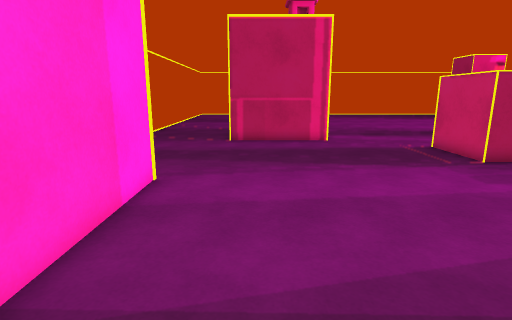
[1] (above)

20 first-person views from a walk through a Unity game level. The camera is 1.5 m above the floor, tilts 12° down and sees 80° across. The floor is counted in squares, 0.65 m on a side. Each view is taken from the middle of a square. On the plan, view 1 faces up. The plan holds only what a view shows up to about 18 squares ahead; the rest is blank. The place goes on beyond the plan. The player character is not drawn. Some surface patterns are stand-ins.

[2]
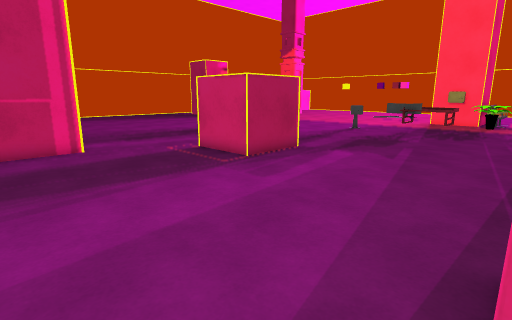

[3]
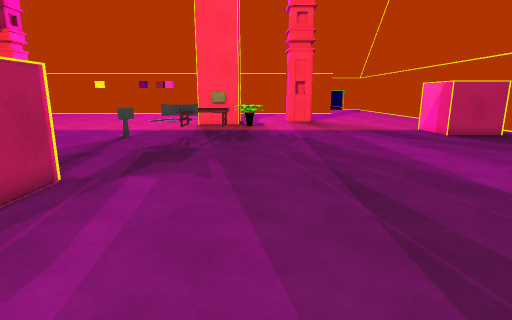

[4]
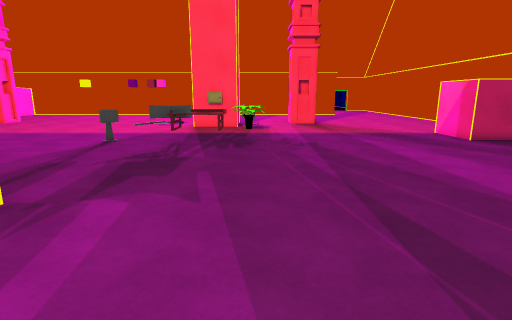

[5]
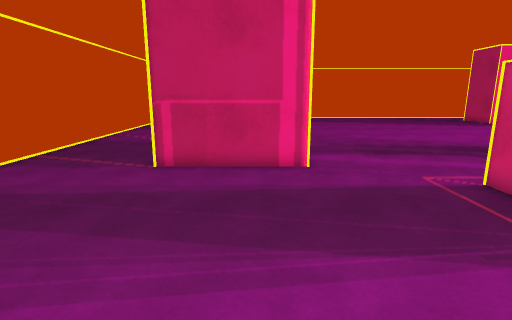

[6]
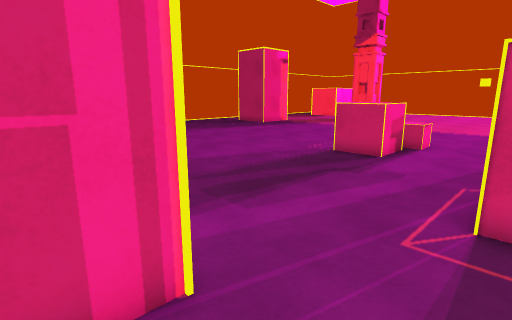

[7]
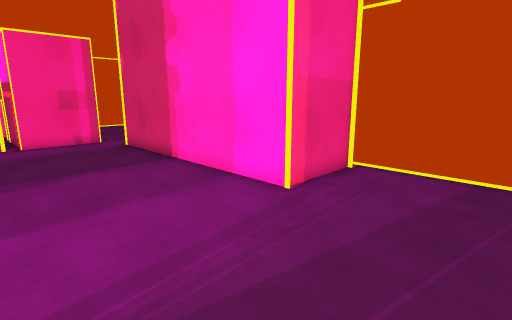

[8]
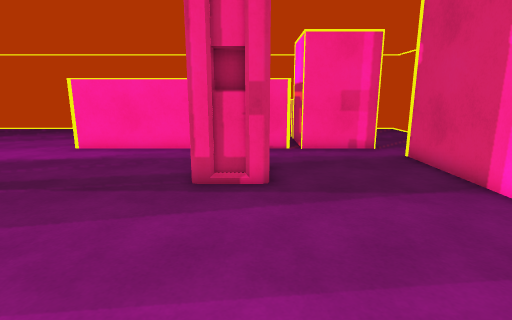

[9]
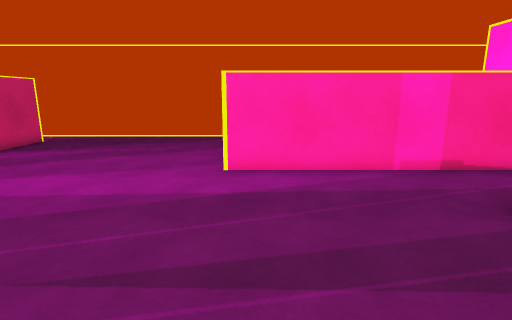

[10]
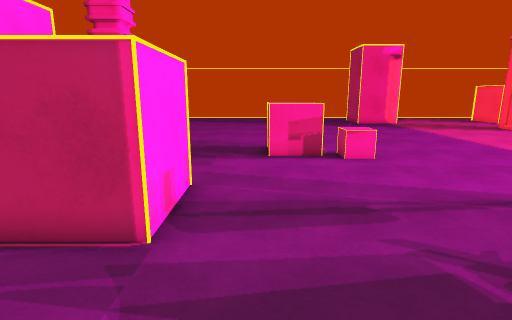

[11]
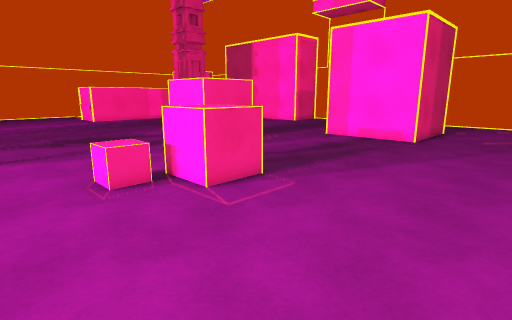

[12]
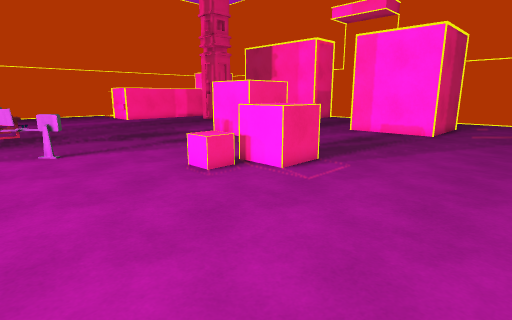

[13]
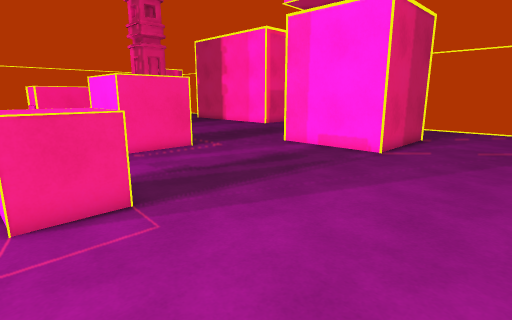

[14]
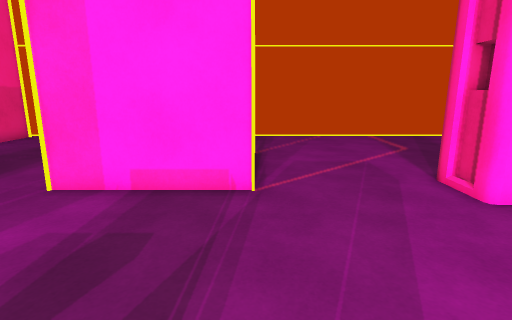

[15]
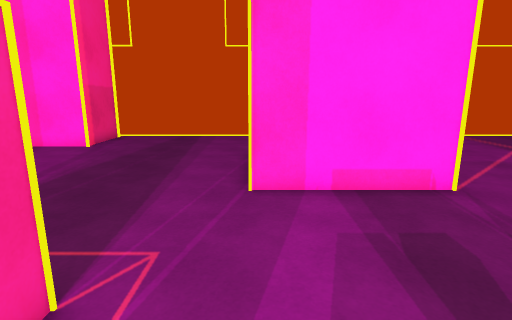

[16]
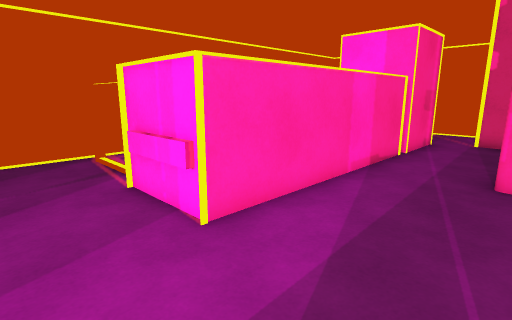

[17]
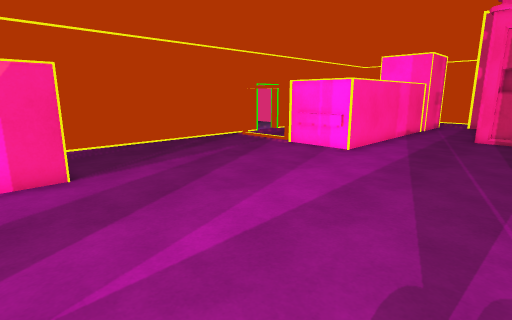

[18]
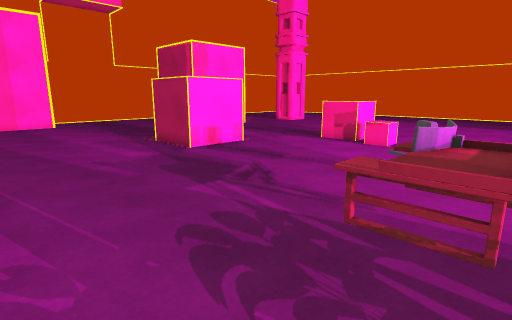

[19]
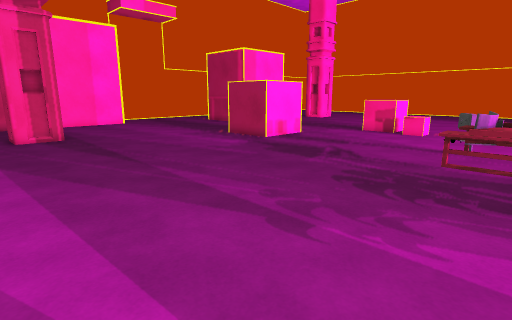

[20]
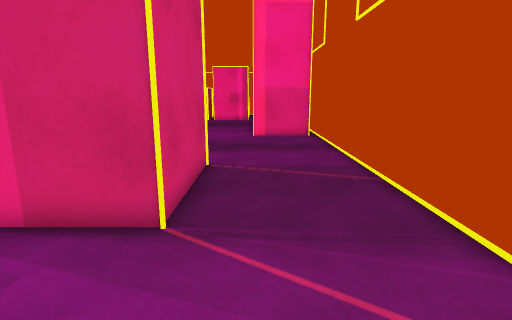

### Floor plan
Key: @ floor where view 1 was taken; # wall or solid block; . floor; E desk; M monitor; O other object.
Columns run from 7 left of view 1 to 23 right of it. Each row starts with its distance up from view 1.
 26 #.........###. .............  .
 25 #............................
 24 #............................
 23 #..............................
 22 #..............................
 21 #.....######...................
 20 #.....#    #.........OO........
 19 #.....#    #........OOOO.......
 18 #.....#    #........ OOOO......
 17 #.....#    #...........OO......
 16 #.....######...................
 15 #.............................
 14 #..............OOOO...........
 13 #..............O  O........O..
 12 #..............O  O........OO.
 11 #..............OOOO........OO..
 10 #...........................OM.
  9 #...........................MME
  8 #####.......................EEE
  7     #.......................EEE
  6     #..........................
  5     #..........................
  4     #..........................
  3     #..........................
  2     #.....###..................
  1     #.....###.................
  0     #..@..###.................
 -1     #..........................
 -2 #   #..........................
 -3 #....OOOO##########............
 -4 #....   O##########............
 -5    ..   O         #............
 -6   ...   O         #.........OOO
 -7   ..    O        ##.........O
 -8         O         ..........O
 -9         O         ..........O
-10                   ...........
-11                 .# ...........
-12                 ##############

Positions as (right, up) in squares from view 1, and headings:
1: (0, 0), facing up
2: (0, 2), facing up-right
3: (3, 5), facing right
4: (5, 5), facing right
5: (2, 6), facing up
6: (2, 13), facing up-right
7: (3, 13), facing down-left
8: (3, 10), facing down
9: (10, 6), facing down
10: (13, 6), facing up
11: (20, 26), facing down-left
12: (23, 26), facing down-left
13: (16, 26), facing down-left
14: (11, 21), facing left
15: (11, 16), facing left
16: (14, 1), facing down-left
17: (23, 3), facing down-left
18: (23, 3), facing up-left
19: (23, -2), facing up-left
20: (-3, 26), facing down
